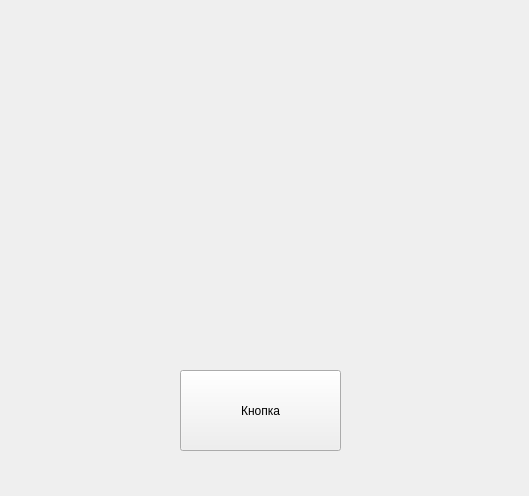
<?xml version="1.0" encoding="UTF-8"?>
<ui version="4.0">
 <class>Form</class>
 <widget class="QWidget" name="Form">
  <property name="geometry">
   <rect>
    <x>0</x>
    <y>0</y>
    <width>529</width>
    <height>496</height>
   </rect>
  </property>
  <property name="windowTitle">
   <string>Form</string>
  </property>
  <widget class="QPushButton" name="pushButton">
   <property name="geometry">
    <rect>
     <x>180</x>
     <y>370</y>
     <width>161</width>
     <height>81</height>
    </rect>
   </property>
   <property name="text">
    <string>Кнопка</string>
   </property>
  </widget>
 </widget>
 <resources/>
 <connections/>
</ui>
